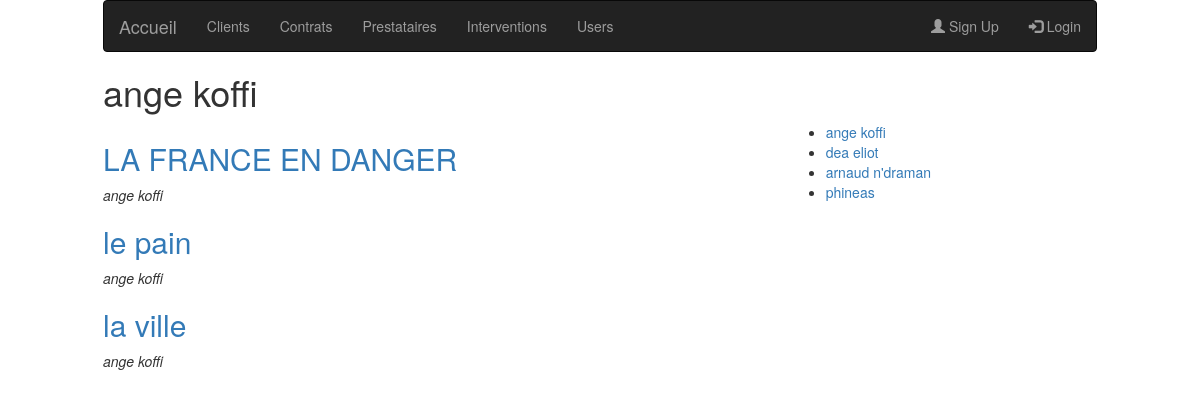
The app's page /index.php?p=books.user&id=1 with its own data.
### tables this page shows
CREATE TABLE IF NOT EXISTS `users` (
  `id` bigint(20) unsigned NOT NULL AUTO_INCREMENT,
  `name` varchar(255) NOT NULL,
  `email` varchar(255) NOT NULL,
  `email_verified_at` timestamp NULL DEFAULT NULL,
  `password` varchar(255) DEFAULT NULL,
  `remember_token` varchar(100) DEFAULT NULL,
  `created_at` timestamp NULL DEFAULT NULL,
  `updated_at` timestamp NULL DEFAULT NULL,
  PRIMARY KEY (`id`),
  UNIQUE KEY `users_email_unique` (`email`)
);

CREATE TABLE IF NOT EXISTS `books` (
  `id` int(10) unsigned NOT NULL AUTO_INCREMENT,
  `user_id` int(10) unsigned NOT NULL,
  `title` varchar(255) NOT NULL,
  `description` text NOT NULL,
  `created_at` timestamp NULL DEFAULT NULL,
  `updated_at` timestamp NULL DEFAULT NULL,
  PRIMARY KEY (`id`)
);

### app/App.php (called while the page is built, shortened)
<?php
	class App{
		private $db_instance;
		private static $_instance;
		public static function getInstance(){
			if(is_null(self::$_instance)){
				self::$_instance  = new App();
			}
			return self::$_instance;
		}
		public static function load(){
			require ROOT . '/app/Autoloader.php';
			require ROOT . '/core/Autoloader.php';
		}
		public function getTable($name){
			return new $class_name($this->getDb());
		}
		public function getDb(){
			$config = Config::getInstance(ROOT . '/config/config.php');
			if(is_null($this->db_instance)){
				$this->db_instance = new MysqlDataBase($config->get('db_name'), $config->get('db_user'), $config->get('db_pass'), $config->get('db_host'));
			}
			return $this->db_instance;
		}
	}
?>

### app/Autoloader.php (called while the page is built, shortened)
<?php
	class Autoloader{
		static function autoload($class){
			if(strpos($class, __NAMESPACE__ . '\\') === 0){
				$class = str_replace(__NAMESPACE__ .'\\', '', $class);
				$class = str_replace('\\', '/', $class);
			}
		}
	}
?>

### core/Autoloader.php (called while the page is built, shortened)
<?php
	class Autoloader{
		static function autoload($class){
			if(strpos($class, __NAMESPACE__ . '\\') === 0){
				$class = str_replace(__NAMESPACE__ .'\\', '', $class);
				$class = str_replace('\\', '/', $class);
			}
		}
	}
?>

### config/config.php (called while the page is built)
<?php
	return array(
		"db_user" => 'root',
		"db_pass" => '',
		"db_host" => 'localhost',
		"db_name" => 'test-laravel'
	);
?>

### core/Config.php (called while the page is built, shortened)
<?php
	class Config{
		private $settings = [];
		private static $_instance;
		public static function getInstance($file){
			if(is_null(self::$_instance)){
				self::$_instance  = new Config($file);
			}
			return self::$_instance;
		}
		public function __construct($file){
			$this->settings = require($file);
		}
		public function get($key){
			return $this->settings[$key];
		}
	}
?>

### core/Table/Table.php (called while the page is built, shortened)
<?php
	class Table{
		protected $table;
		protected $db;
		public function __construct(DataBase $db){
			$this->db = $db;
		}
		public function all(){
			return $this->query('SELECT * FROM ' .$this->table);
		}
		public function find($id){
			return $this->query("SELECT * FROM {$this->table}
			WHERE id = ?", [$id], true);
		}
		public function query($statement, $attributes = null, $one= false){
			if($attributes){
				return $this->db->prepare(
					$statement,
					$attributes,
					str_replace('Table', 'Entity', get_class($this)),
					$one);
			}else{
				return $this->db->query(
					$statement,
					str_replace('Table', 'Entity', get_class($this)),
					$one);
			}
		}
	}
?>

### core/Database/MysqlDatabase.php (called while the page is built, shortened)
<?php
	class MysqlDatabase extends Database{
		private $pdo;
		private function getPDO(){
			if($this->pdo === null){
				$pdo = new PDO('mysql:dbname=test-laravel;host=localhost', 'root', '');
				$pdo->setAttribute(PDO::ATTR_ERRMODE, PDO::ERRMODE_EXCEPTION);
				$this->pdo = $pdo;
			}
			return $this->pdo;
		}
		public function query($statement, $class_name= null,  $one = false){
			$req = $this->getPDO()->query($statement);
			if($class_name === null){
				$req->setFetchMode(PDO::FETCH_OBJ);
			}else{
				$req->setFetchMode(PDO::FETCH_CLASS, $class_name);
			}
			if($one){
				$datas = $req->fetch();
			}else{
				$datas = $req->fetchAll();
			}
			return $datas;
		}
		public function prepare($statement, $attribute, $class_name = null, $one = false){
			$req = $this->getPDO()->prepare($statement);
			$res = $req->execute($attribute);
			if($class_name === null){
				$req->setFetchMode(PDO::FETCH_OBJ);
			}else{
				$req->setFetchMode(PDO::FETCH_CLASS, $class_name);
			}
			if($one){
				$datas = $req->fetch();
			}else{
				$datas = $req->fetchAll();
			}
			return $datas;
		}
	}
?>

### app/Table/BookTable.php (called while the page is built, shortened)
<?php
class BookTable extends Table{
	public function lastByUser($user_id){
		return $this->query("
			SELECT books.id, books.title, books.description, books.created_at, books.updated_at, books.user_id, users.name as user
			FROM books
			LEFT JOIN users ON books.user_id = users.id
			WHERE books.user_id = ?", [$user_id] );
	}
}
?>

### app/Entity/BookEntity.php (called while the page is built, shortened)
<?php
class BookEntity extends Entity{
	public function getUrl(){
		return 'index.php?p=books.show&id=' . $this->id;
	}
}
?>

### app/Entity/UserEntity.php (called while the page is built, shortened)
<?php
class UserEntity extends Entity{
	public function getUrl(){
		return 'index.php?p=books.user&id=' . $this->id;
	}
}
?>

### core/Entity/Entity.php (called while the page is built, shortened)
<?php
	class Entity{
		public function __get($key){
			return $this->$key;
		}
	}
?>

### pages/books/user.php (the view, shortened to what this page needs)
<?php
	$app = App::getInstance();
	$user = $app->getTable('User')->find($_GET['id']);
	$books = $app->getTable('Book')->lastByUser($_GET['id']);
	$users = $app->getTable('User')->all();
?>
<h1><?= $user->name;?></h1>
<div class="row">
	<div class="col-sm-8">
		<?php foreach($books as $book): ?>
			<h2><a href="<?= $book->getUrl() ?>"><?= $book->title; ?></a></h2>
			<p>
				<em><?= $book->user ?></em>
			</p>
		<?php endforeach;?>
	</div>
	<div class="col-sm-4">
		<ul>
			<?php foreach($users as $tous): ?>
				<li><a href="<?= $tous->url;?>"><?= $tous->name; ?></a></li>
			<?php endforeach;?>
		</ul>
	</div>
</div>

### records on screen
users: name "ange koffi"
books: title "LA FRANCE EN DANGER", user.name "ange koffi"
books: title "le pain", user.name "ange koffi"
books: title "la ville", user.name "ange koffi"
users: name "dea eliot"
users: name "arnaud n'draman"
users: name "phineas"
